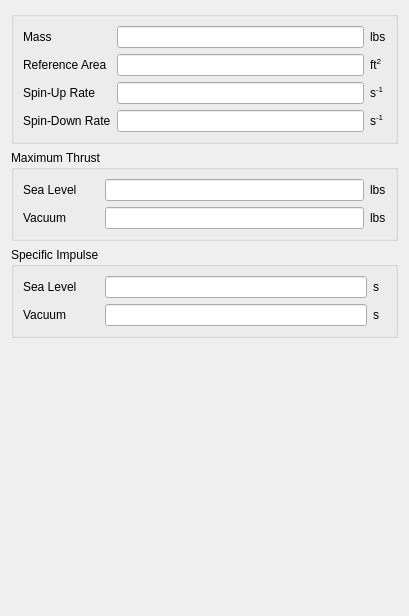
<?xml version="1.0" encoding="UTF-8"?>
<ui version="4.0">
 <class>LiquidRocketEngineWidget</class>
 <widget class="QWidget" name="LiquidRocketEngineWidget">
  <property name="geometry">
   <rect>
    <x>0</x>
    <y>0</y>
    <width>409</width>
    <height>616</height>
   </rect>
  </property>
  <property name="windowTitle">
   <string>Form</string>
  </property>
  <layout class="QVBoxLayout" name="verticalLayout">
   <item>
    <widget class="QGroupBox" name="groupBox_3">
     <property name="title">
      <string/>
     </property>
     <layout class="QGridLayout" name="gridLayout_4">
      <item row="2" column="1">
       <widget class="QLineEdit" name="spinUpLineEdit">
        <property name="toolTip">
         <string>This specifies the spin-up rate in normalized-position/second. A value of 1.0 implies that the engine will spin-up from zero to full thrust in 1 second, while a value of 0.1 implies that it will take 10 seconds to spin-up from zero to full thrust.</string>
        </property>
       </widget>
      </item>
      <item row="1" column="1">
       <widget class="QLineEdit" name="refAreaLineEdit">
        <property name="toolTip">
         <string>Aerodynamic drag coefficient-area product for the engine when it is inoperative</string>
        </property>
       </widget>
      </item>
      <item row="1" column="0">
       <widget class="QLabel" name="label_10">
        <property name="text">
         <string>Reference Area</string>
        </property>
       </widget>
      </item>
      <item row="3" column="0">
       <widget class="QLabel" name="label_4">
        <property name="text">
         <string>Spin-Down Rate</string>
        </property>
       </widget>
      </item>
      <item row="1" column="2">
       <widget class="QLabel" name="label_12">
        <property name="text">
         <string>&lt;html&gt;&lt;head/&gt;&lt;body&gt;&lt;p&gt;ft&lt;span style=&quot; vertical-align:super;&quot;&gt;2 &lt;/span&gt;&lt;/p&gt;&lt;/body&gt;&lt;/html&gt;</string>
        </property>
       </widget>
      </item>
      <item row="2" column="0">
       <widget class="QLabel" name="label_3">
        <property name="text">
         <string>Spin-Up Rate</string>
        </property>
       </widget>
      </item>
      <item row="2" column="2">
       <widget class="QLabel" name="label_7">
        <property name="text">
         <string>&lt;html&gt;&lt;head/&gt;&lt;body&gt;&lt;p&gt;s&lt;span style=&quot; vertical-align:super;&quot;&gt;-1&lt;/span&gt;&lt;/p&gt;&lt;/body&gt;&lt;/html&gt;</string>
        </property>
        <property name="textFormat">
         <enum>Qt::RichText</enum>
        </property>
       </widget>
      </item>
      <item row="3" column="1">
       <widget class="QLineEdit" name="spinDownLineEdit">
        <property name="toolTip">
         <string>This specifies the spin-down rate in normalized-position/second. A value of 1.0 implies that the engine will spin-down from full thrust to zero thrust in 1 second, while a value of 0.1 implies that it will take 10 seconds to spin-down from full thrust to zero thrust.</string>
        </property>
       </widget>
      </item>
      <item row="3" column="2">
       <widget class="QLabel" name="label_8">
        <property name="text">
         <string>&lt;html&gt;&lt;head/&gt;&lt;body&gt;&lt;p&gt;s&lt;span style=&quot; vertical-align:super;&quot;&gt;-1&lt;/span&gt;&lt;/p&gt;&lt;/body&gt;&lt;/html&gt;</string>
        </property>
        <property name="textFormat">
         <enum>Qt::RichText</enum>
        </property>
       </widget>
      </item>
      <item row="0" column="0">
       <widget class="QLabel" name="label_13">
        <property name="text">
         <string>Mass</string>
        </property>
       </widget>
      </item>
      <item row="0" column="1">
       <widget class="QLineEdit" name="massLineEdit"/>
      </item>
      <item row="0" column="2">
       <widget class="QLabel" name="label_14">
        <property name="text">
         <string>lbs</string>
        </property>
       </widget>
      </item>
     </layout>
    </widget>
   </item>
   <item>
    <widget class="QGroupBox" name="groupBox">
     <property name="title">
      <string>Maximum Thrust</string>
     </property>
     <layout class="QGridLayout" name="gridLayout_2">
      <item row="1" column="3">
       <widget class="QLineEdit" name="thrustVacuumLineEdit">
        <property name="toolTip">
         <string>The maximum thrust that can be produced at vacuum conditions</string>
        </property>
       </widget>
      </item>
      <item row="0" column="3">
       <widget class="QLineEdit" name="thrustSeaLevelLineEdit">
        <property name="toolTip">
         <string>The maximum thrust that can be produced at sea level conditions</string>
        </property>
       </widget>
      </item>
      <item row="0" column="0">
       <layout class="QHBoxLayout" name="horizontalLayout">
        <item>
         <widget class="QLabel" name="label_2">
          <property name="text">
           <string>Sea Level</string>
          </property>
         </widget>
        </item>
        <item>
         <spacer name="horizontalSpacer">
          <property name="orientation">
           <enum>Qt::Horizontal</enum>
          </property>
          <property name="sizeType">
           <enum>QSizePolicy::Fixed</enum>
          </property>
          <property name="sizeHint" stdset="0">
           <size>
            <width>22</width>
            <height>20</height>
           </size>
          </property>
         </spacer>
        </item>
       </layout>
      </item>
      <item row="1" column="5">
       <widget class="QLabel" name="label_16">
        <property name="text">
         <string>lbs</string>
        </property>
       </widget>
      </item>
      <item row="1" column="0">
       <widget class="QLabel" name="label_15">
        <property name="text">
         <string>Vacuum</string>
        </property>
       </widget>
      </item>
      <item row="0" column="5">
       <widget class="QLabel" name="label_5">
        <property name="text">
         <string>lbs</string>
        </property>
       </widget>
      </item>
     </layout>
    </widget>
   </item>
   <item>
    <widget class="QGroupBox" name="groupBox_2">
     <property name="title">
      <string>Specific Impulse</string>
     </property>
     <layout class="QGridLayout" name="gridLayout_3">
      <item row="1" column="0">
       <widget class="QLabel" name="label_9">
        <property name="text">
         <string>Vacuum</string>
        </property>
       </widget>
      </item>
      <item row="0" column="0">
       <layout class="QHBoxLayout" name="horizontalLayout_3">
        <item>
         <widget class="QLabel" name="label">
          <property name="text">
           <string>Sea Level</string>
          </property>
         </widget>
        </item>
        <item>
         <spacer name="horizontalSpacer_3">
          <property name="orientation">
           <enum>Qt::Horizontal</enum>
          </property>
          <property name="sizeType">
           <enum>QSizePolicy::Fixed</enum>
          </property>
          <property name="sizeHint" stdset="0">
           <size>
            <width>22</width>
            <height>20</height>
           </size>
          </property>
         </spacer>
        </item>
       </layout>
      </item>
      <item row="1" column="2">
       <widget class="QLineEdit" name="specificImpulseVacuumLineEdit">
        <property name="toolTip">
         <string>The specific impulse at vacuum conditions</string>
        </property>
       </widget>
      </item>
      <item row="0" column="2">
       <widget class="QLineEdit" name="specificImpulseSeaLevelLineEdit">
        <property name="toolTip">
         <string>The specific impulse at sea level</string>
        </property>
       </widget>
      </item>
      <item row="0" column="3">
       <widget class="QLabel" name="label_6">
        <property name="text">
         <string>s  </string>
        </property>
       </widget>
      </item>
      <item row="1" column="3">
       <widget class="QLabel" name="label_11">
        <property name="text">
         <string>s</string>
        </property>
       </widget>
      </item>
     </layout>
    </widget>
   </item>
   <item>
    <spacer name="verticalSpacer">
     <property name="orientation">
      <enum>Qt::Vertical</enum>
     </property>
     <property name="sizeHint" stdset="0">
      <size>
       <width>20</width>
       <height>40</height>
      </size>
     </property>
    </spacer>
   </item>
  </layout>
 </widget>
 <tabstops>
  <tabstop>thrustSeaLevelLineEdit</tabstop>
  <tabstop>thrustVacuumLineEdit</tabstop>
  <tabstop>specificImpulseSeaLevelLineEdit</tabstop>
  <tabstop>specificImpulseVacuumLineEdit</tabstop>
 </tabstops>
 <resources/>
 <connections/>
</ui>
